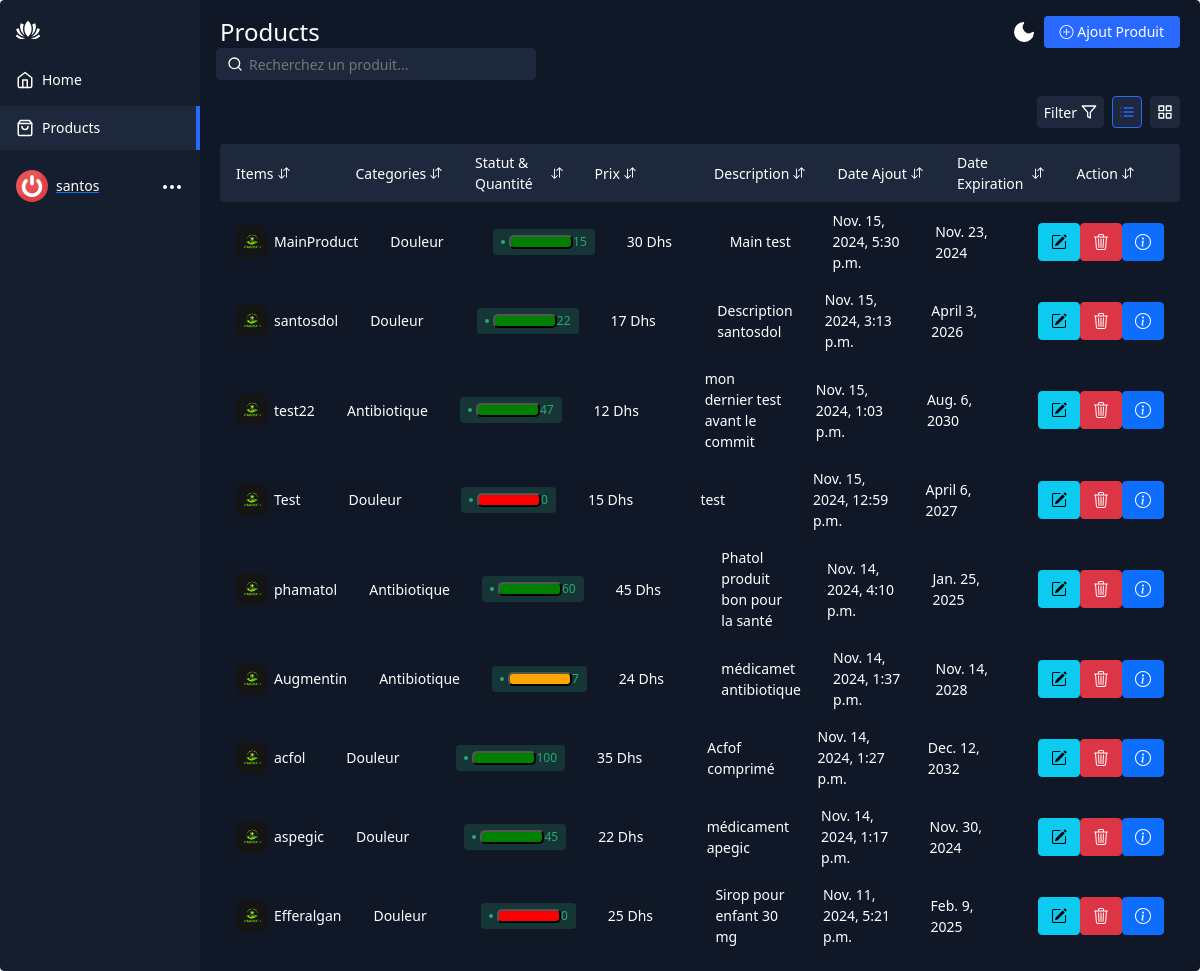
Before: /produit/ (signed in) with the older database file.
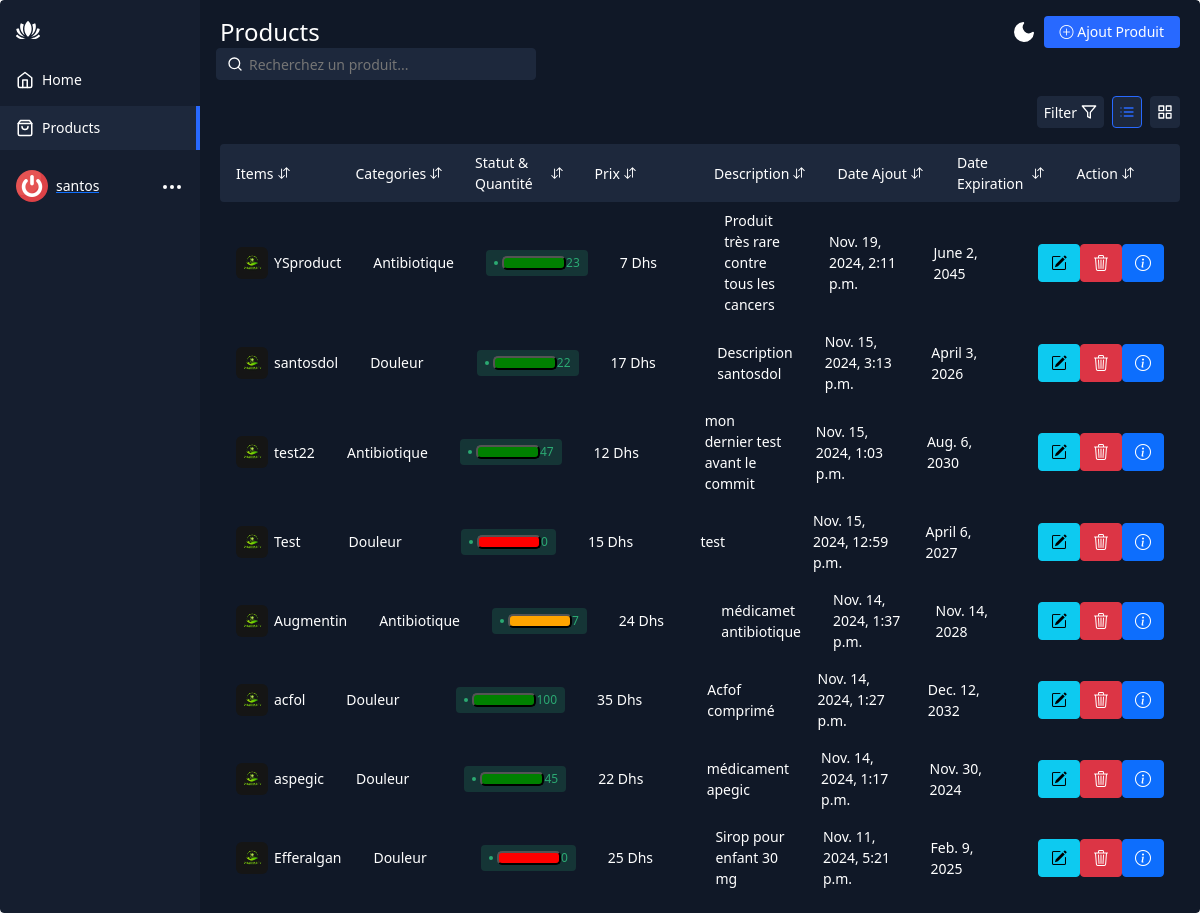
After: the same page with the newer database file.
### Produits/models.py (models this page shows, shortened)
class Produits(models.Model):
    name = models.CharField(max_length= 100 )
    category= models.ForeignKey(Categories, on_delete=models.CASCADE)
    price = models.IntegerField()
    quantite= models.PositiveBigIntegerField(default=0)
    description= models.TextField()
    date_ajout= models.DateTimeField(auto_now_add=True)
    date_expiration= models.DateField()
    image= models.ImageField(null=True, blank=True,upload_to='media/')
    class Meta:
        ordering= ['-date_ajout']
    def statut_quantite(self):
        if self.quantite == 0:
            return 'red'
        elif self.quantite <= 10:
            return 'orange'
        else:
            return 'green'

class Categories(models.Model):
    name= models.CharField(max_length=250)
    def __str__(self):
        return self.name

### Produits/views.py (the view)
# urls.py: path('produit/',Affichage.as_view(), name='home'),
class Affichage(LoginRequiredMixin, ListView):
    template_name = 'home.html'
    queryset = Produits.objects.all()

### Produits/templates/home.html
{% extends "base.html" %}
{% block produit %}
    {% include "produit.html" %}
{% endblock produit %}

### Produits/templates/base.html (shortened to what this page needs)
{% load static %}
<!DOCTYPE html>
<html lang="en" >
<head>
     <link rel="stylesheet" href="https://cdnjs.cloudflare.com/ajax/libs/normalize/5.0.0/normalize.min.css">
  <link rel="stylesheet" href="{% static 'font/bootstrap-icons.css' %}">
  <link rel="stylesheet" href="{% static 'style.css' %}">
  <link rel="stylesheet" href="{% static 'bootstrap.min.css' %}">
</head>
<body>
    <div class="app-container">
        {% include "zone_gauche.html" %}
        <div class="app-content">
            {% include "header.html" %}
            {% include "header2.html" %}
            {% block produit %}
            {% endblock produit %}
        </div>
    </div>
</body>
</html>

### Produits/templates/zone_gauche.html (shortened to what this page needs)
{% load static %}
<div class="app-container">
    <div class="sidebar">
        <div class="sidebar-header">
          <div class="app-icon">
          </div>
        </div>
        <ul class="sidebar-list">
          <li class="sidebar-list-item">
            <a href="{% url 'acc' %}">
              <svg xmlns="http://www.w3.org/2000/svg" width="18" height="18" viewBox="0 0 24 24" fill="none" stroke="currentColor" stroke-width="2" stroke-linecap="round" stroke-linejoin="round" class="feather feather-home"><path d="M3 9l9-7 9 7v11a2 2 0 0 1-2 2H5a2 2 0 0 1-2-2z"/><polyline points="9 22 9 12 15 12 15 22"/></svg>
              <span>Home</span>
            </a>
          </li>
          <li class="sidebar-list-item active">
            <a href="{% url 'home' %}">
              <span>Products</span>
            </a>
          </li>
        <div class="account-info">
          <div class="account-info-picture">
          {% if user.is_authenticated  %}
              <a href="{% url 'deconnection' %}">
                <img src="{% static 'power.png' %}" alt="Account">
          </div>
          <div class="account-info-name">{{ request.user }}</div>
          {% endif %}
          <button class="account-info-more">
            <svg xmlns="http://www.w3.org/2000/svg" width="24" height="24" viewBox="0 0 24 24" fill="none" stroke="currentColor" stroke-width="2" stroke-linecap="round" stroke-linejoin="round" class="feather feather-more-horizontal"><circle cx="12" cy="12" r="1"/><circle cx="19" cy="12" r="1"/><circle cx="5" cy="12" r="1"/></svg>
          </button>
        </div>
    </div>

### Produits/templates/header.html
<div class="app-content-header">
    <h1 class="app-content-headerText">Products</h1>
    <button class="mode-switch" title="Switch Theme">
    <svg class="moon" fill="none" stroke="currentColor" stroke-linecap="round" stroke-linejoin="round" stroke-width="2" width="24" height="24" viewBox="0 0 24 24">
        <defs></defs>
        <path d="M21 12.79A9 9 0 1111.21 3 7 7 0 0021 12.79z"></path>
    </svg>
    </button>
    <a href="{% url 'ajout' %}">
        <button class="app-content-headerButton"><i class="bi bi-plus-circle"></i> Ajout Produit</button>
    </a>
</div>

### Produits/templates/header2.html (shortened to what this page needs)
<form action="{% url 'recherche' %}" method="get">
  <input class="search-bar" placeholder="Recherchez un produit..." type="text" name="produit" >
</form>
<div class="app-content-actions">
    <div class="app-content-actions-wrapper">
      <div class="filter-button-wrapper">
        <button class="action-button filter jsFilter"><span>Filter</span><svg xmlns="http://www.w3.org/2000/svg" width="16" height="16" viewBox="0 0 24 24" fill="none" stroke="currentColor" stroke-width="2" stroke-linecap="round" stroke-linejoin="round" class="feather feather-filter"><polygon points="22 3 2 3 10 12.46 10 19 14 21 14 12.46 22 3"/></svg></button>
      </div>
      <button class="action-button list active" title="List View">
      </button>
      <button class="action-button grid" title="Grid View">
      </button>
    </div>
</div>

### Produits/templates/produit.html (shortened to what this page needs)
{% load static %}
<div class="products-area-wrapper tableView">
    <div class="products-header">
      <div class="product-cell image">
        Items
        <button class="sort-button">
        </button>
      </div>
      <div class="product-cell category">Categories<button class="sort-button">
        </button></div>
      <div class="product-cell status-cell">Statut & Quantité<button class="sort-button">
        </button></div>
      <div class="product-cell sales">Prix<button class="sort-button">
        </button></div>
        <div class="product-cell stock">Description<button class="sort-button">
        </button></div>
      <div class="product-cell stock">Date Ajout<button class="sort-button">
        </button></div>
      <div class="product-cell price">Date Expiration<button class="sort-button">
        </button></div>
      <div class="product-cell price">Action<button class="sort-button">
        </button></div>
    </div>
 {% for n  in object_list %}
    <div class="products-row" id="produit-{{ n.id }}">
        <div class="product-cell image">
          <img src="{% static 'pharma2.jpg' %}"
          <span>{{n.name}}</span>
        </div>
      <div class="product-cell category"><span class="cell-label">Categorie</span>{{n.category}}</div>
      <div class="product-cell status-cell">
        <span class="status active"><button class="button {{n.statut_quantite}}"></button> {{n.quantite}}</span>
      </div>
      <div class="product-cell sales"><span class="cell-label">Prix:</span>{{n.price}} Dhs</div>
      <div class="product-cell stock"><span class="cell-label">Description:</span>{{n.description}}</div>
      <div class="product-cell price"><span class="cell-label">Date Ajout:</span>{{n.date_ajout}}</div>
      <div class="product-cell price"><span class="cell-label">Date Expiration:</span>{{n.date_expiration}}</div>
      <div class="product-cell price"><span class="cell-label">Action:</span>
        <a href="{% url 'modifier' n.id %}" class="btn btn-info"><i class="bi bi-pencil-square"></i></a>
        <a  class="btn btn-danger"><i class="bi bi-trash3 delete-button"  data-id="{{ n.id }}"></i></a>
        <a href="{% url 'detail' n.id %}" class="btn btn-primary"><i class="bi bi-info-circle"></i></a>
      </div>
    </div>
    {% endfor %}
</div>

### Produits/templates/produit.html (style rules this page uses)
.button { padding: 5px 30px; border-radius: 5px; font-weight: bold; text-align: center; color: white; }
.red { background-color: red; }
.orange { background-color: orange; }
.green { background-color: green; }

Changed rows visible on the page:
removed Produits: name "MainProduct", category "Douleur", quantite "15", price "30", description "Main test", date_ajout "Nov. 15, 2024, 5:30 p.m.", date_expiration "Nov. 23, 2024"
removed Produits: name "phamatol", category "Antibiotique", quantite "60", price "45", description "Phatol produit bon pour la santé", date_ajout "Nov. 14, 2024, 4:10 p.m.", date_expiration "Jan. 25, 2025"
added Produits: name "YSproduct", category "Antibiotique", quantite "23", price "7", description "Produit très rare contre tous les cancers", date_ajout "Nov. 19, 2024, 2:11 p.m.", date_expiration "June 2, 2045"
